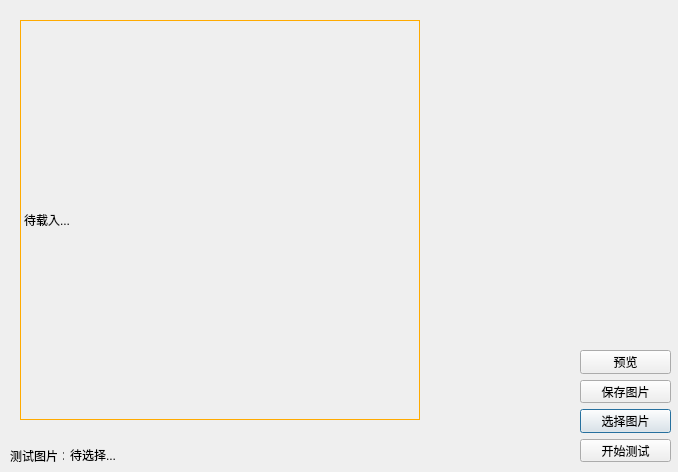
<?xml version="1.0" encoding="UTF-8"?>
<ui version="4.0">
 <class>CameraSet</class>
 <widget class="QDialog" name="CameraSet">
  <property name="geometry">
   <rect>
    <x>0</x>
    <y>0</y>
    <width>678</width>
    <height>472</height>
   </rect>
  </property>
  <property name="minimumSize">
   <size>
    <width>678</width>
    <height>472</height>
   </size>
  </property>
  <property name="maximumSize">
   <size>
    <width>678</width>
    <height>472</height>
   </size>
  </property>
  <property name="windowTitle">
   <string>Dialog</string>
  </property>
  <widget class="QLabel" name="lab_pic">
   <property name="geometry">
    <rect>
     <x>20</x>
     <y>20</y>
     <width>400</width>
     <height>400</height>
    </rect>
   </property>
   <property name="styleSheet">
    <string notr="true">QLabel{
     border-width: 1px;
     border-style: solid;
     border-color: rgb(255, 170, 0);
}
</string>
   </property>
   <property name="text">
    <string>待载入...</string>
   </property>
   <property name="scaledContents">
    <bool>true</bool>
   </property>
  </widget>
  <widget class="QWidget" name="gridLayoutWidget_3">
   <property name="geometry">
    <rect>
     <x>580</x>
     <y>350</y>
     <width>91</width>
     <height>112</height>
    </rect>
   </property>
   <layout class="QGridLayout" name="gridLayout_3">
    <item row="2" column="0">
     <widget class="QPushButton" name="select">
      <property name="text">
       <string>选择图片</string>
      </property>
     </widget>
    </item>
    <item row="0" column="0">
     <widget class="QPushButton" name="show">
      <property name="text">
       <string>预览</string>
      </property>
     </widget>
    </item>
    <item row="1" column="0">
     <widget class="QPushButton" name="save">
      <property name="text">
       <string>保存图片</string>
      </property>
     </widget>
    </item>
    <item row="3" column="0">
     <widget class="QPushButton" name="start_test">
      <property name="text">
       <string>开始测试</string>
      </property>
     </widget>
    </item>
   </layout>
  </widget>
  <widget class="QLabel" name="test_pic">
   <property name="geometry">
    <rect>
     <x>70</x>
     <y>447</y>
     <width>121</width>
     <height>16</height>
    </rect>
   </property>
   <property name="text">
    <string>待选择...</string>
   </property>
  </widget>
  <widget class="QLabel" name="label_2">
   <property name="geometry">
    <rect>
     <x>10</x>
     <y>450</y>
     <width>54</width>
     <height>12</height>
    </rect>
   </property>
   <property name="text">
    <string>测试图片：</string>
   </property>
  </widget>
 </widget>
 <resources/>
 <connections/>
</ui>
